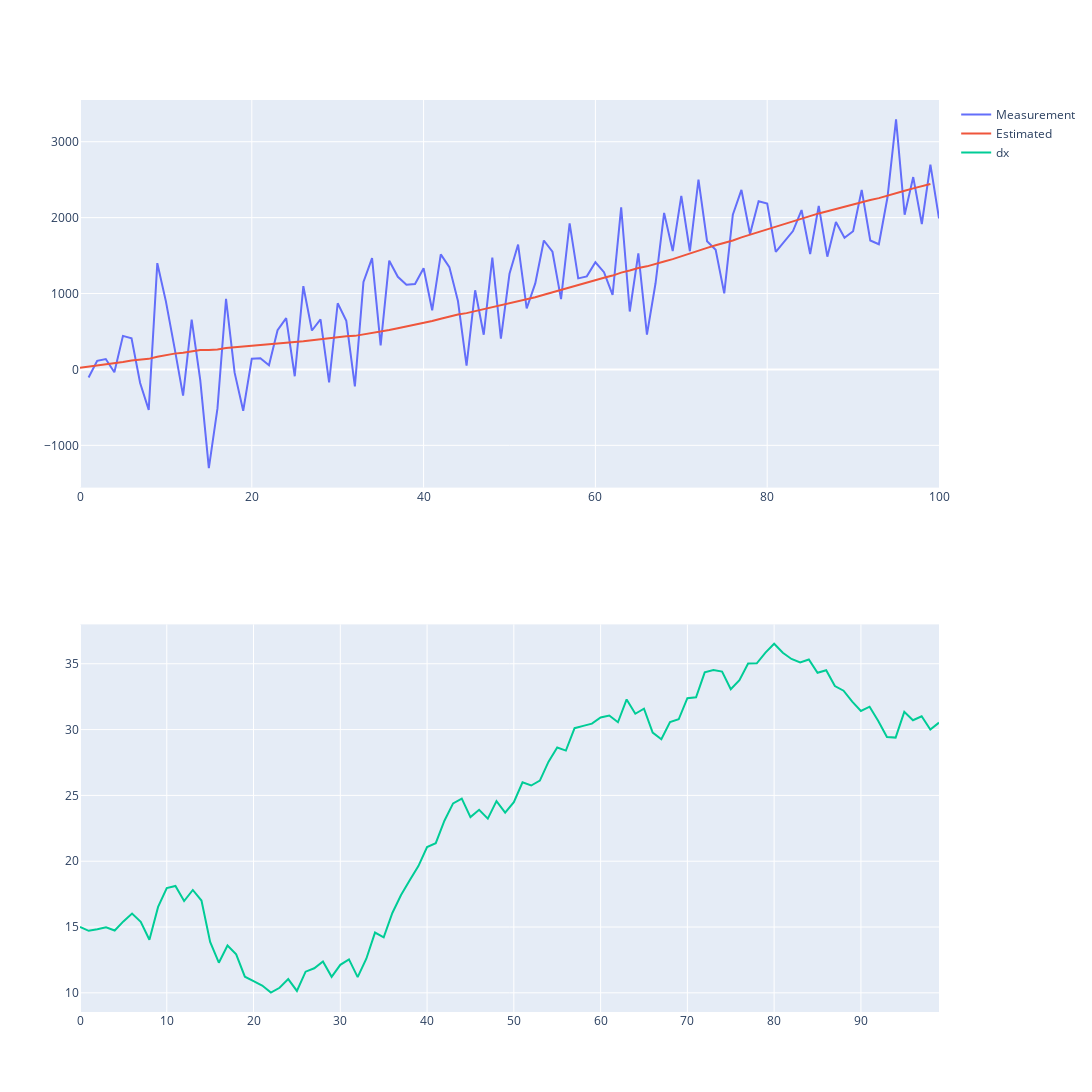

Notebook cell for this chart:
### Code cell
fig = make_subplots(rows=2, cols=1)

fig.add_scatter(x=ts, y=zs, row=1, col=1, name='Measurement')
fig.add_scatter(x=t0s,y=x_est, row=1, col=1, name='Estimated' )
fig.add_scatter(x=t0s, y=dx, row=2, col=1, name='dx')
(
    fig
    .update_layout(
        width = 1300,
        height = 1600,
        showlegend=True,
    )
)
